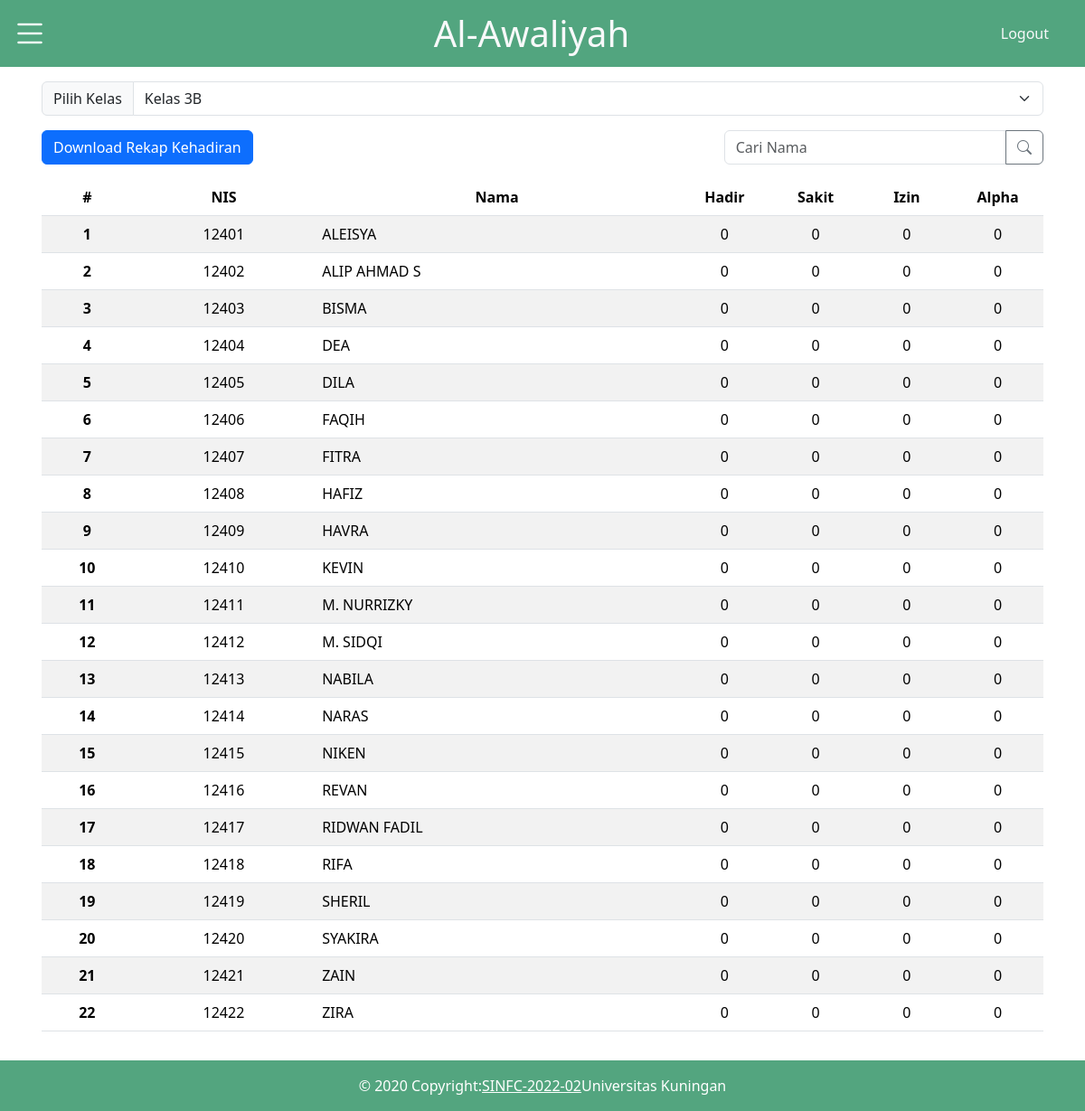
Screenshot of /pages/rekap3B.php (signed in) with the database file from the repository.
### tables this page shows
CREATE TABLE `siswa` (
  `nis` varchar(15) NOT NULL,
  `nama` varchar(255) DEFAULT NULL,
  `id_kelas` int DEFAULT NULL
);

### pages/rekap3B.php (the view, shortened to what this page needs)
<!DOCTYPE html>
<html lang="en">
<head>
    <link href="https://cdn.jsdelivr.net/npm/bootstrap@5.3.2/dist/css/bootstrap.min.css" rel="stylesheet">
    <link rel="stylesheet" href="https://cdn.jsdelivr.net/npm/bootstrap-icons@1.11.2/font/bootstrap-icons.min.css">
    <link rel="stylesheet" href="../css/style.css">
</head>
<body>
    <nav>
        <div class="topnav bg-success bg-opacity-75">
            <div class="row w-100">
                <div class="col col-2">
                    <div class="burger">
                        <a class="btn btn-link" data-bs-toggle="offcanvas" href="#offcanvas" role="button">
                            <i class="bi bi-list text-white fs-1"></i>
                        </a>
                    </div>
                </div>
                <div class="col d-flex justify-content-center align-items-center">
                    <h1 class="text-light m-2">Al-Awaliyah</h1>
                </div>
                <div class="col col-2 d-flex justify-content-end align-items-center">
                    <a class="link-offset-2 link-offset-3-hover link-underline link-underline-opacity-0 link-underline-opacity-75-hover text-light me-3 " href="../action/logout.php">Logout</a>
                </div>
            </div>
        </div>
    </nav>
    <div class="container p-3">
      <div class="input-group mb-3">
        <label class="input-group-text" for="inputGroupSelect01">Pilih Kelas</label>
        <select class="form-select" id="inputGroupSelect01" name="kelas">
          <option value="3B" selected>Kelas 3B</option>
        </select>
      </div>
      <div class="row">
        <div class="col">
          <a href="../action/sheet.php?kelas=6">
              <button class="btn btn-primary">Download Rekap Kehadiran</button>
          </a>
        </div>
        <div class="col col-4 ms-auto">
          <div class="input-group mb-3">
            <input id="search" type="text" class="form-control" placeholder="Cari Nama" aria-label="Recipient's username" aria-describedby="button-addon2">
            <button class="btn btn-outline-secondary" type="button" id="button-addon2">
              <i class="bi bi-search"></i>
            </button>
          </div>
        </div>
      </div>
      <table class="table table-striped m-0 align-items-center">
        <thead class="text-center">
        <tr>
            <th class="col-1" scope="col">#</th>
            <th class="col-2" scope="col">NIS</th>
            <th class="col-4" scope="col">Nama</th>
            <th class="col-1" scope="col">Hadir</th>
            <th class="col-1" scope="col">Sakit</th>
            <th class="col-1" scope="col">Izin</th>
            <th class="col-1" scope="col">Alpha</th>
          </tr>
        </thead>
        <tbody id="data-table-body">
            <?php
            include "../action/koneksi.php";
            $no = 1;
            $data = mysqli_query($koneksi, "SELECT siswa.nis, siswa.nama, kelas.nama_kelas,
            SUM(CASE WHEN presensi.status_presensi = 'H' THEN 1 ELSE 0 END) as hadir,
            SUM(CASE WHEN presensi.status_presensi = 'S' THEN 1 ELSE 0 END) as sakit,
            SUM(CASE WHEN presensi.status_presensi = 'I' THEN 1 ELSE 0 END) as izin,
            SUM(CASE WHEN presensi.status_presensi = 'A' THEN 1 ELSE 0 END) as alpha
            FROM siswa
            LEFT JOIN presensi ON siswa.nis = presensi.nis
            LEFT JOIN kelas ON siswa.id_kelas = kelas.id_kelas
            WHERE kelas.id_kelas = '6'
            GROUP BY siswa.nis");
            while($d = mysqli_fetch_array($data)){
                echo "<tr>";
                echo "<th class='text-center' scope='row'>" . $no++ . "</th>";
                echo "<td class='text-center'>" . $d["nis"] . "</td>";
                echo "<td class='text-start'>" . $d["nama"] . "</td>";
                $sakitColor = ($d['sakit'] > 3) ? 'text-danger fw-bold' : '';
                $izinColor = ($d['izin'] > 3) ? 'text-danger fw-bold' : '';
                $alphaColor = ($d['alpha'] > 3) ? 'text-danger fw-bold' : '';
                echo "<td class='text-center'>" . $d["hadir"] . "</td>";
                echo "<td class='text-center $sakitColor'>" . $d["sakit"] . "</td>";
                echo "<td class='text-center $izinColor'>" . $d["izin"] . "</td>";
                echo "<td class='text-center $alphaColor'>" . $d["alpha"] . "</td>";
                echo "</tr>";
            }
            ?>
        </tbody>
      </table>
    </div>
    <footer class="text-lg-start mt-3">
        <div class="d-flex justify-content-center align-items-center text-white p-3" style="background-color: rgb(83,165,127);">
        © 2020 Copyright:
        <a class="text-white" href="https://www.instagram.com/sisteminformasi_02?igsh=MWF0bmJwczFmZDcybg==" target="_BLANK">SINFC-2022-02</a>
        Universitas Kuningan
        </div>
    </footer>
</body>
</html>

### css/style.css (style rules this page uses)
.topnav { background-color: rgb(83,165,127); }

### rows the page displays
siswa: nis "12401", nama "ALEISYA", hadir "0", sakit "0", izin "0", alpha "0"
siswa: nis "12402", nama "ALIP AHMAD S", hadir "0", sakit "0", izin "0", alpha "0"
siswa: nis "12403", nama "BISMA", hadir "0", sakit "0", izin "0", alpha "0"
siswa: nis "12404", nama "DEA", hadir "0", sakit "0", izin "0", alpha "0"
siswa: nis "12405", nama "DILA", hadir "0", sakit "0", izin "0", alpha "0"
siswa: nis "12406", nama "FAQIH", hadir "0", sakit "0", izin "0", alpha "0"
siswa: nis "12407", nama "FITRA", hadir "0", sakit "0", izin "0", alpha "0"
siswa: nis "12408", nama "HAFIZ", hadir "0", sakit "0", izin "0", alpha "0"
siswa: nis "12409", nama "HAVRA", hadir "0", sakit "0", izin "0", alpha "0"
siswa: nis "12410", nama "KEVIN", hadir "0", sakit "0", izin "0", alpha "0"
siswa: nis "12411", nama "M. NURRIZKY", hadir "0", sakit "0", izin "0", alpha "0"
siswa: nis "12412", nama "M. SIDQI", hadir "0", sakit "0", izin "0", alpha "0"
siswa: nis "12413", nama "NABILA", hadir "0", sakit "0", izin "0", alpha "0"
siswa: nis "12414", nama "NARAS", hadir "0", sakit "0", izin "0", alpha "0"
siswa: nis "12415", nama "NIKEN", hadir "0", sakit "0", izin "0", alpha "0"
siswa: nis "12416", nama "REVAN", hadir "0", sakit "0", izin "0", alpha "0"
siswa: nis "12417", nama "RIDWAN FADIL", hadir "0", sakit "0", izin "0", alpha "0"
siswa: nis "12418", nama "RIFA", hadir "0", sakit "0", izin "0", alpha "0"
siswa: nis "12419", nama "SHERIL", hadir "0", sakit "0", izin "0", alpha "0"
siswa: nis "12420", nama "SYAKIRA", hadir "0", sakit "0", izin "0", alpha "0"
siswa: nis "12421", nama "ZAIN", hadir "0", sakit "0", izin "0", alpha "0"
siswa: nis "12422", nama "ZIRA", hadir "0", sakit "0", izin "0", alpha "0"
